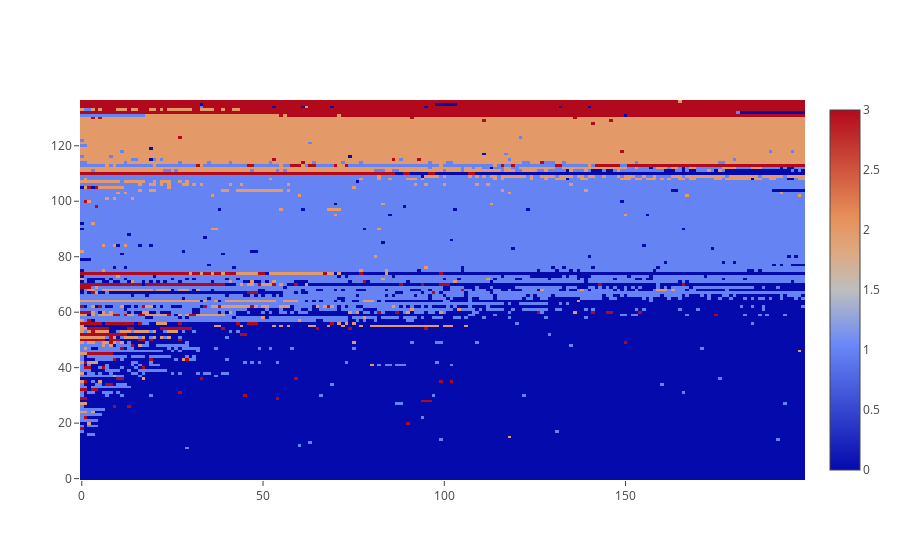

The code cell stored with this chart in its notebook:
### Code cell
# noexport

#len(get_difficulty_choices_heatmap())
plot_difficulty_choices_heatmap()

### Figure 1 — Plotly figure (JSON) as saved in the notebook; plotly's stock layout.template omitted (floating-point values rounded to 4 significant figures; data arrays with more than 128 entries replaced by an {"elided": "..."} marker saying what was removed)
{"data": [{"type": "heatmap", "uid": "044aaaf2-1e9f-42f8-b44d-dd225177b5a3", "z": {"elided": "137x200 int values"}}], "layout": {}}
